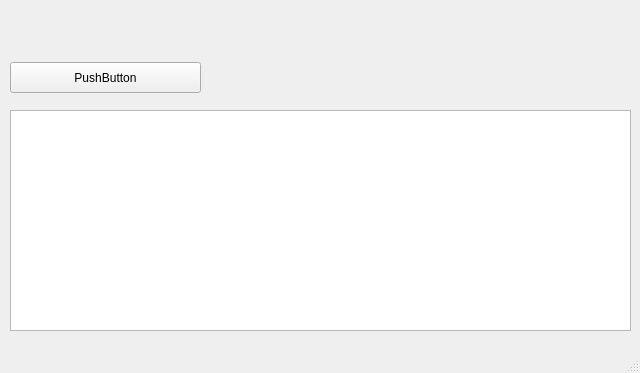
<?xml version="1.0" encoding="UTF-8"?>
<ui version="4.0">
 <class>MainWindow</class>
 <widget class="QMainWindow" name="MainWindow">
  <property name="geometry">
   <rect>
    <x>0</x>
    <y>0</y>
    <width>640</width>
    <height>373</height>
   </rect>
  </property>
  <property name="windowTitle">
   <string>MainWindow</string>
  </property>
  <widget class="QWidget" name="centralwidget">
   <widget class="QTableWidget" name="tableWidget">
    <property name="geometry">
     <rect>
      <x>10</x>
      <y>110</y>
      <width>621</width>
      <height>221</height>
     </rect>
    </property>
   </widget>
   <widget class="QPushButton" name="pushButton">
    <property name="geometry">
     <rect>
      <x>10</x>
      <y>62</y>
      <width>191</width>
      <height>31</height>
     </rect>
    </property>
    <property name="text">
     <string>PushButton</string>
    </property>
   </widget>
  </widget>
  <widget class="QMenuBar" name="menubar">
   <property name="geometry">
    <rect>
     <x>0</x>
     <y>0</y>
     <width>640</width>
     <height>21</height>
    </rect>
   </property>
  </widget>
  <widget class="QStatusBar" name="statusbar"/>
 </widget>
 <resources/>
 <connections/>
</ui>
